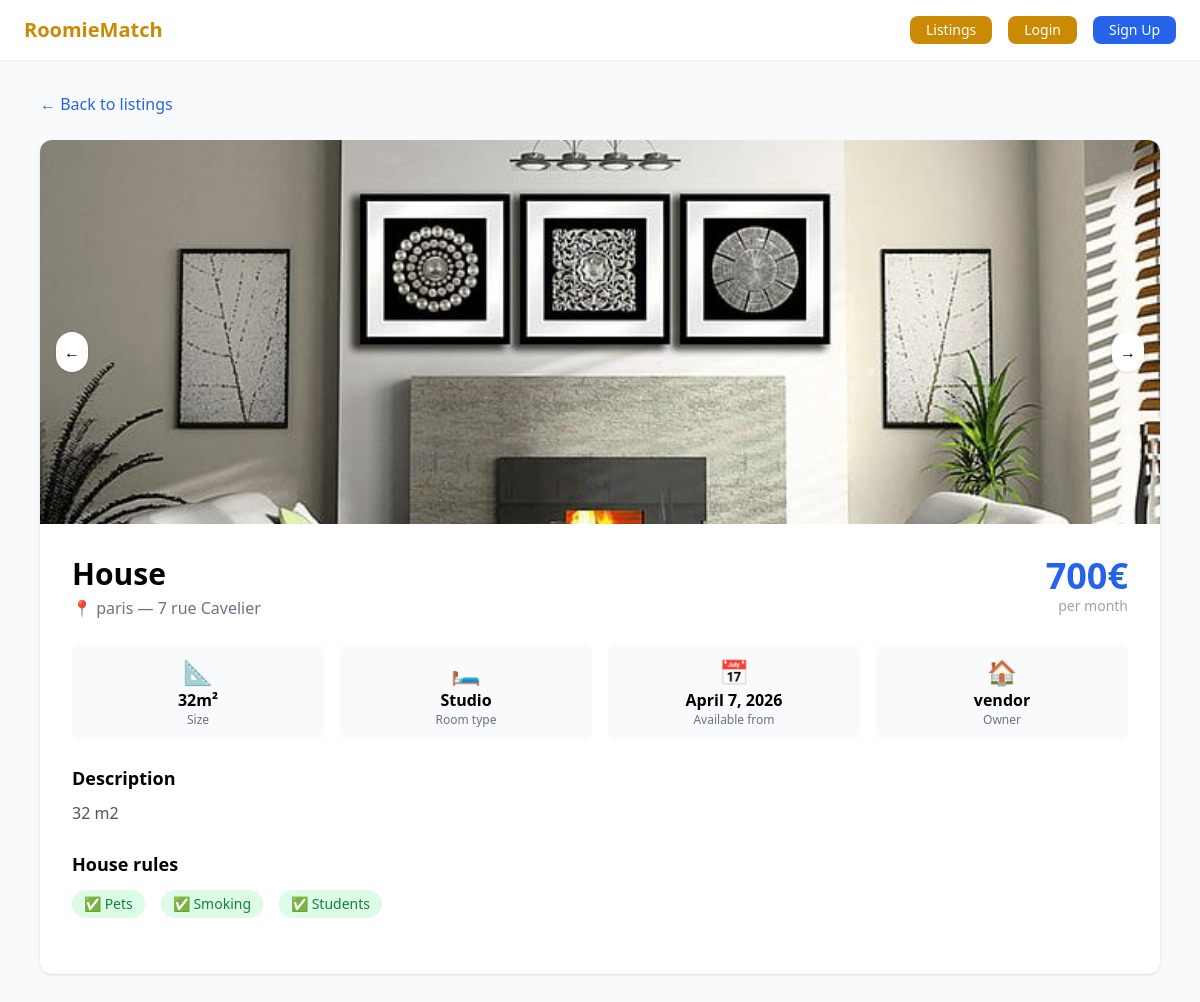
The app's page /listings/1/ with its own data.
### listings/models.py (models this page shows, shortened)
class ListingPhoto(models.Model):
    listing  = models.ForeignKey(Listing, on_delete=models.CASCADE, related_name='photos')
    image    = models.ImageField(upload_to='listings/')
    caption  = models.CharField(max_length=100, blank=True)
    order    = models.PositiveIntegerField(default=0)
    class Meta:
        ordering = ['order']

class Listing(models.Model):
    class Status(models.TextChoices):
        ACTIVE   = 'active',   'Active'
        INACTIVE = 'inactive', 'Inactive'
        RENTED   = 'rented',   'Rented'
    class RoomType(models.TextChoices):
        PRIVATE = 'private', 'Private room'
        SHARED  = 'shared',  'Shared room'
        STUDIO  = 'studio',  'Studio'
    owner       = models.ForeignKey(User, on_delete=models.CASCADE, related_name='listings')
    title       = models.CharField(max_length=200)
    description = models.TextField()
    city        = models.CharField(max_length=100)
    address     = models.CharField(max_length=255, blank=True)
    price       = models.PositiveIntegerField(help_text='Monthly rent in €')
    size        = models.PositiveIntegerField(help_text='Room size in m²')
    room_type   = models.CharField(max_length=20, choices=RoomType.choices, default=RoomType.PRIVATE)
    status      = models.CharField(max_length=20, choices=Status.choices, default=Status.ACTIVE)
    pets_allowed   = models.BooleanField(default=False)
    smoking_allowed = models.BooleanField(default=False)
    students_allowed = models.BooleanField(default=True)
    preferred_schedule = models.CharField(
        max_length=20,
        choices=[('early', 'Early bird'), ('night', 'Night owl'), ('normal', 'Standard')],
        default='normal'
    )
    preferred_noise = models.CharField(
        max_length=20,
        choices=[('quiet', 'Quiet'), ('medium', 'Moderate'), ('loud', 'Lively')],
        default='medium'
    )
    available_from = models.DateField()
    created_at     = models.DateTimeField(auto_now_add=True)
    updated_at     = models.DateTimeField(auto_now=True)
    class Meta:
        ordering = ['-created_at']

### accounts/models.py (models this page shows, shortened)
class User(AbstractUser):
    class Role(models.TextChoices):
        SEEKER = 'seeker', 'Seeker'    # looking for a room
        OWNER  = 'owner',  'Owner'     # offering a room
    role   = models.CharField(max_length=20, choices=Role.choices, default=Role.SEEKER)
    avatar = models.ImageField(upload_to='avatars/', null=True, blank=True)
    phone  = models.CharField(max_length=20, blank=True)
    bio    = models.TextField(blank=True)
    city   = models.CharField(max_length=100, blank=True)

### listings/views.py (the view)
# urls.py: path('<int:pk>/',     views.listing_detail, name='detail'),
def listing_detail(request, pk):
    listing = get_object_or_404(Listing, pk=pk, status='active')
    score   = None
    if request.user.is_authenticated and request.user.is_seeker():
        try:
            score = calculate_score(request.user.seeker_profile, listing)
        except Exception:
            pass
    return render(request, 'listings/detail.html', {
        'listing': listing,
        'score'  : score,
    })

### templates/listings/detail.html (shortened to what this page needs)
{% extends 'base.html' %}
{% block content %}
<a href="{% url 'listings:list' %}" class="text-blue-600 hover:underline mb-6 inline-block">← Back to listings</a>
<div class="bg-white rounded-xl shadow overflow-hidden">
  {% if listing.photos.all %}
    <div x-data="{ active: 0 }" class="relative">
      {% for photo in listing.photos.all %}
        <img src="{{ photo.image.url }}"
             x-show="active === {{ forloop.counter0 }}"
             class="w-full h-96 object-cover" />
      {% endfor %}
      {% if listing.photos.count > 1 %}
        <button @click="active = (active - 1 + {{ listing.photos.count }}) % {{ listing.photos.count }}"
                class="absolute left-4 top-1/2 bg-white rounded-full p-2 shadow">←</button>
        <button @click="active = (active + 1) % {{ listing.photos.count }}"
                class="absolute right-4 top-1/2 bg-white rounded-full p-2 shadow">→</button>
      {% endif %}
    </div>
  {% else %}
    <div class="w-full h-96 bg-gray-100 flex items-center justify-center text-6xl">🏠</div>
  {% endif %}
  <div class="p-8">
    <div class="flex justify-between items-start mb-6">
      <div>
        <h1 class="text-3xl font-bold">{{ listing.title }}</h1>
        <p class="text-gray-500 mt-1">📍 {{ listing.city }} — {{ listing.address }}</p>
      </div>
      <div class="text-right">
        <p class="text-4xl font-bold text-blue-600">{{ listing.price }}€</p>
        <p class="text-gray-400 text-sm">per month</p>
      </div>
    </div>
    <div class="grid grid-cols-2 md:grid-cols-4 gap-4 mb-6">
      <div class="bg-gray-50 rounded-lg p-3 text-center">
        <p class="text-2xl">📐</p>
        <p class="font-semibold">{{ listing.size }}m²</p>
        <p class="text-gray-500 text-xs">Size</p>
      </div>
      <div class="bg-gray-50 rounded-lg p-3 text-center">
        <p class="text-2xl">🛏</p>
        <p class="font-semibold">{{ listing.get_room_type_display }}</p>
        <p class="text-gray-500 text-xs">Room type</p>
      </div>
      <div class="bg-gray-50 rounded-lg p-3 text-center">
        <p class="text-2xl">📅</p>
        <p class="font-semibold">{{ listing.available_from }}</p>
        <p class="text-gray-500 text-xs">Available from</p>
      </div>
      <div class="bg-gray-50 rounded-lg p-3 text-center">
        <p class="text-2xl">🏠</p>
        <p class="font-semibold">{{ listing.owner.username }}</p>
        <p class="text-gray-500 text-xs">Owner</p>
      </div>
    </div>
    <div class="mb-6">
      <h2 class="font-semibold text-lg mb-2">Description</h2>
      <p class="text-gray-600 leading-relaxed">{{ listing.description }}</p>
    </div>
    <div class="mb-6">
      <h2 class="font-semibold text-lg mb-3">House rules</h2>
      <div class="flex gap-4 flex-wrap">
        <span class="px-3 py-1 rounded-full text-sm {% if listing.pets_allowed %}bg-green-100 text-green-700{% else %}bg-red-100 text-red-700{% endif %}">
          {% if listing.pets_allowed %}✅{% else %}❌{% endif %} Pets
        </span>
        <span class="px-3 py-1 rounded-full text-sm {% if listing.smoking_allowed %}bg-green-100 text-green-700{% else %}bg-red-100 text-red-700{% endif %}">
          {% if listing.smoking_allowed %}✅{% else %}❌{% endif %} Smoking
        </span>
        <span class="px-3 py-1 rounded-full text-sm {% if listing.students_allowed %}bg-green-100 text-green-700{% else %}bg-red-100 text-red-700{% endif %}">
          {% if listing.students_allowed %}✅{% else %}❌{% endif %} Students
        </span>
      </div>
    </div>
  </div>
</div>
{% endblock %}

### records on screen
ListingPhoto: image (picture)
Listing: title "House", city "paris", address "7 rue Cavelier", price "700", size "32", room_type "Studio", available_from "April 7, 2026", owner.username "vendor", description "32 m2"
